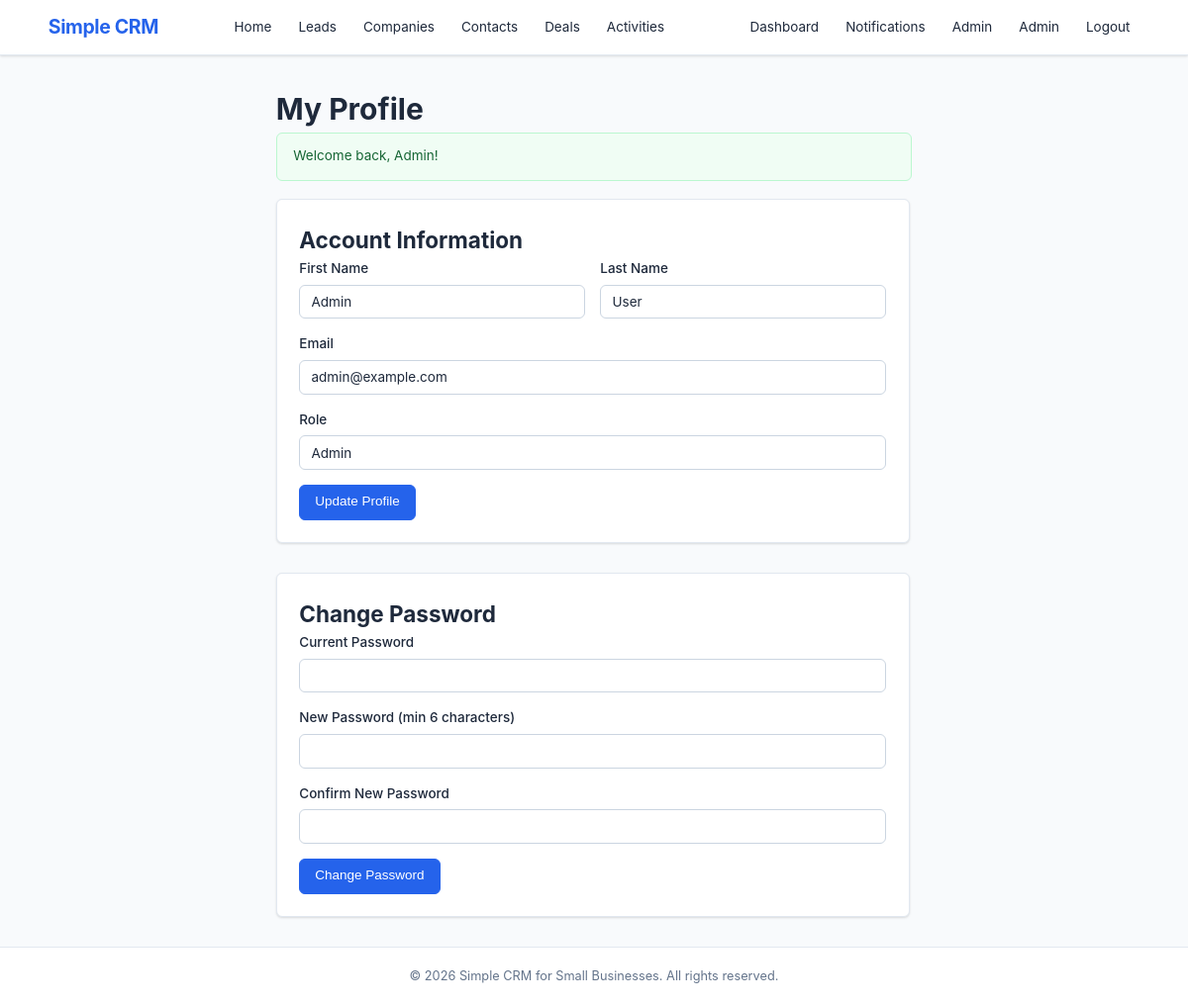
/public/profile.php (signed in), run on the app's committed database.
### tables this page shows
CREATE TABLE IF NOT EXISTS `users` (
    `id`         INT AUTO_INCREMENT PRIMARY KEY,
    `first_name` VARCHAR(50)  NOT NULL,
    `last_name`  VARCHAR(50)  NOT NULL,
    `email`      VARCHAR(100) NOT NULL UNIQUE,
    `password`   VARCHAR(255) NOT NULL,
    `role`       ENUM('visitor','user','sales_rep','sales_manager','admin') NOT NULL DEFAULT 'user',
    `is_active`  TINYINT(1)   NOT NULL DEFAULT 1,
    `created_at` DATETIME     NOT NULL DEFAULT CURRENT_TIMESTAMP,
    `updated_at` DATETIME     NOT NULL DEFAULT CURRENT_TIMESTAMP ON UPDATE CURRENT_TIMESTAMP
);

### includes/auth.php (called while the page is built, shortened)
<?php
function isLoggedIn(): bool
{
    return isset($_SESSION['user_id']);
}
function currentUser(): ?array
{
    return [
        'id'         => $_SESSION['user_id'],
        'first_name' => $_SESSION['user_first_name'] ?? '',
        'last_name'  => $_SESSION['user_last_name']  ?? '',
        'email'      => $_SESSION['user_email']       ?? '',
        'role'       => $_SESSION['user_role']        ?? 'user',
    ];
}
function currentRole(): string
{
    return $_SESSION['user_role'] ?? 'visitor';
}
function hasMinRole(string $minRole): bool
{
    $hierarchy = [
        'visitor'       => 0,
        'user'          => 1,
        'sales_rep'     => 2,
        'sales_manager' => 3,
        'admin'         => 4,
    ];
    $userLevel = $hierarchy[currentRole()] ?? 0;
    $minLevel  = $hierarchy[$minRole]      ?? 0;
    return $userLevel >= $minLevel;
}

### includes/permissions.php (called while the page is built, shortened)
<?php
require_once __DIR__ . '/auth.php';
function canAccessAdmin(): bool
{
    return isLoggedIn() && hasMinRole('admin');
}

### models/User.php (called while the page is built, shortened)
<?php
function getUserById(int $id): ?array
{
    $db = getDB();
    $stmt = $db->prepare('SELECT * FROM users WHERE id = :id');
    $stmt->execute([':id' => $id]);
    $user = $stmt->fetch();
    if ($user) unset($user['password']);
    return $user ?: null;
}

### public/profile.php (the view, shortened to what this page needs)
<?php
require_once __DIR__ . '/../includes/auth.php';
require_once __DIR__ . '/../includes/helpers.php';
require_once __DIR__ . '/../models/User.php';
$user   = getUserById(currentUserId());
require_once __DIR__ . '/../includes/header.php';
?>
<div class="container container-sm">
    <h1>My Profile</h1>
    <?= renderFlash() ?>
    <form method="POST" action="profile.php" class="form-card">
        <h2>Account Information</h2>
        <div class="form-row">
            <div class="form-group">
                <label for="first_name">First Name</label>
                <input type="text" id="first_name" name="first_name" value="<?= e($user['first_name']) ?>" required>
            </div>
            <div class="form-group">
                <label for="last_name">Last Name</label>
                <input type="text" id="last_name" name="last_name" value="<?= e($user['last_name']) ?>" required>
            </div>
        </div>
        <div class="form-group">
            <label for="email">Email</label>
            <input type="email" id="email" name="email" value="<?= e($user['email']) ?>" required>
        </div>
        <div class="form-group">
            <label>Role</label>
            <input type="text" value="<?= e(statusLabel($user['role'])) ?>" disabled>
        </div>
        <button type="submit" class="btn btn-primary">Update Profile</button>
    </form>
    <form method="POST" action="profile.php" class="form-card" style="margin-top: 2rem;">
        <h2>Change Password</h2>
        <div class="form-group">
            <label for="current_password">Current Password</label>
            <input type="password" id="current_password" name="current_password" required>
        </div>
        <div class="form-group">
            <label for="new_password">New Password (min 6 characters)</label>
            <input type="password" id="new_password" name="new_password" required minlength="6">
        </div>
        <div class="form-group">
            <label for="confirm_password">Confirm New Password</label>
            <input type="password" id="confirm_password" name="confirm_password" required>
        </div>
        <button type="submit" class="btn btn-primary">Change Password</button>
    </form>
</div>
<?php require_once __DIR__ . '/../includes/footer.php'; ?>

### includes/header.php (shortened to what this page needs)
<?php
require_once __DIR__ . '/auth.php';
require_once __DIR__ . '/permissions.php';
$user = currentUser();
?>
<!DOCTYPE html>
<html lang="en">
<head>
    <link rel="stylesheet" href="css/style.css">
</head>
<body>
<header class="site-header">
    <div class="container header-inner">
        <a href="index.php" class="logo">Simple CRM</a>
        <nav class="main-nav">
            <a href="index.php">Home</a>
            <a href="leads.php">Leads</a>
            <?php if (isLoggedIn()): ?>
                <a href="companies.php">Companies</a>
                <a href="contacts.php">Contacts</a>
                <a href="deals.php">Deals</a>
                <a href="activities.php">Activities</a>
            <?php endif; ?>
        </nav>
        <nav class="user-nav">
            <?php if (isLoggedIn()): ?>
                <a href="dashboard.php">Dashboard</a>
                <a href="notifications.php" class="notif-link">
                    Notifications
                </a>
                <?php if (canAccessAdmin()): ?>
                    <a href="admin/users.php">Admin</a>
                <?php endif; ?>
                <a href="profile.php"><?= htmlspecialchars($user['first_name']) ?></a>
                <a href="logout.php">Logout</a>
            <?php else: ?>
                <a href="login.php">Login</a>
                <a href="signup.php">Sign Up</a>
            <?php endif; ?>
        </nav>
    </div>
</header>
<main class="site-main">

### public/css/style.css (style rules this page uses)
*, *::before, *::after { box-sizing: border-box; margin: 0; padding: 0; }
:root { --color-primary: #2563eb; --color-primary-dark: #1d4ed8; --color-success: #16a34a; --color-warning: #d97706; --color-danger: #dc2626; --color-info: #0891b2; --color-bg: #f8fafc; --color-white: #ffffff; --color-text: #1e293b; --color-text-light: #64748b; --color-border: #e2e8f0; --color-border-dark: #cbd5e1; --radius: 6px; --shadow: 0 1px 3px rgba(0,0,0,0.08), 0 1px 2px rgba(0,0,0,0.06); --shadow-md: 0 4px 6px rgba(0,0,0,0.07), 0 2px 4px rgba(0,0,0,0.06); --font-sans: -apple-system, BlinkMacSystemFont, 'Segoe UI', Roboto, Oxygen, Ubuntu, sans-serif; --font-mono: 'SF Mono', SFMono-Regular, Consolas, 'Liberation Mono', Menlo, monospace; }
html { font-size: 15px; line-height: 1.6; }
body { font-family: var(--font-sans); color: var(--color-text); background: var(--color-bg); min-height: 100vh; display: flex; flex-direction: column; }
a { color: var(--color-primary); text-decoration: none; }
.container { max-width: 1140px; margin: 0 auto; padding: 0 1.25rem; }
.site-main { flex: 1; padding: 2rem 0; }
.site-header { background: var(--color-white); border-bottom: 1px solid var(--color-border); box-shadow: var(--shadow); position: sticky; top: 0; z-index: 100; }
.header-inner { display: flex; align-items: center; justify-content: space-between; padding: 0.75rem 1.25rem; gap: 1rem; flex-wrap: wrap; }
.logo { font-size: 1.3rem; font-weight: 700; color: var(--color-primary); letter-spacing: -0.02em; }
.main-nav, .user-nav { display: flex; align-items: center; gap: 0.5rem; }
.main-nav a, .user-nav a { padding: 0.35rem 0.65rem; border-radius: var(--radius); font-size: 0.9rem; color: var(--color-text); transition: background 0.15s, color 0.15s; }
.notif-link { position: relative; }
.btn { display: inline-block; padding: 0.5rem 1rem; font-size: 0.9rem; font-weight: 500; border-radius: var(--radius); border: 1px solid var(--color-border-dark); background: var(--color-white); color: var(--color-text); cursor: pointer; transition: all 0.15s; text-align: center; line-height: 1.4; }
.btn-primary { background: var(--color-primary); color: var(--color-white); border-color: var(--color-primary); }
.form-card { background: var(--color-white); border: 1px solid var(--color-border); border-radius: var(--radius); padding: 1.5rem; box-shadow: var(--shadow); max-width: 640px; }
.form-group { margin-bottom: 1rem; }
.form-group label { display: block; margin-bottom: 0.35rem; font-weight: 500; font-size: 0.9rem; color: var(--color-text); }
.form-group input, .form-group select, .form-group textarea { width: 100%; padding: 0.55rem 0.75rem; font-size: 0.9rem; border: 1px solid var(--color-border-dark); border-radius: var(--radius); background: var(--color-white); color: var(--color-text); transition: border-color 0.15s, box-shadow 0.15s; font-family: var(--font-sans); }
.container-sm { max-width: 680px; }
.form-row { display: grid; grid-template-columns: 1fr 1fr; gap: 1rem; }

### data on the page
users: first_name "Admin", last_name "User", email "admin@example.com", role "Admin"

### other printed values
$msg "Welcome back, Admin!"
